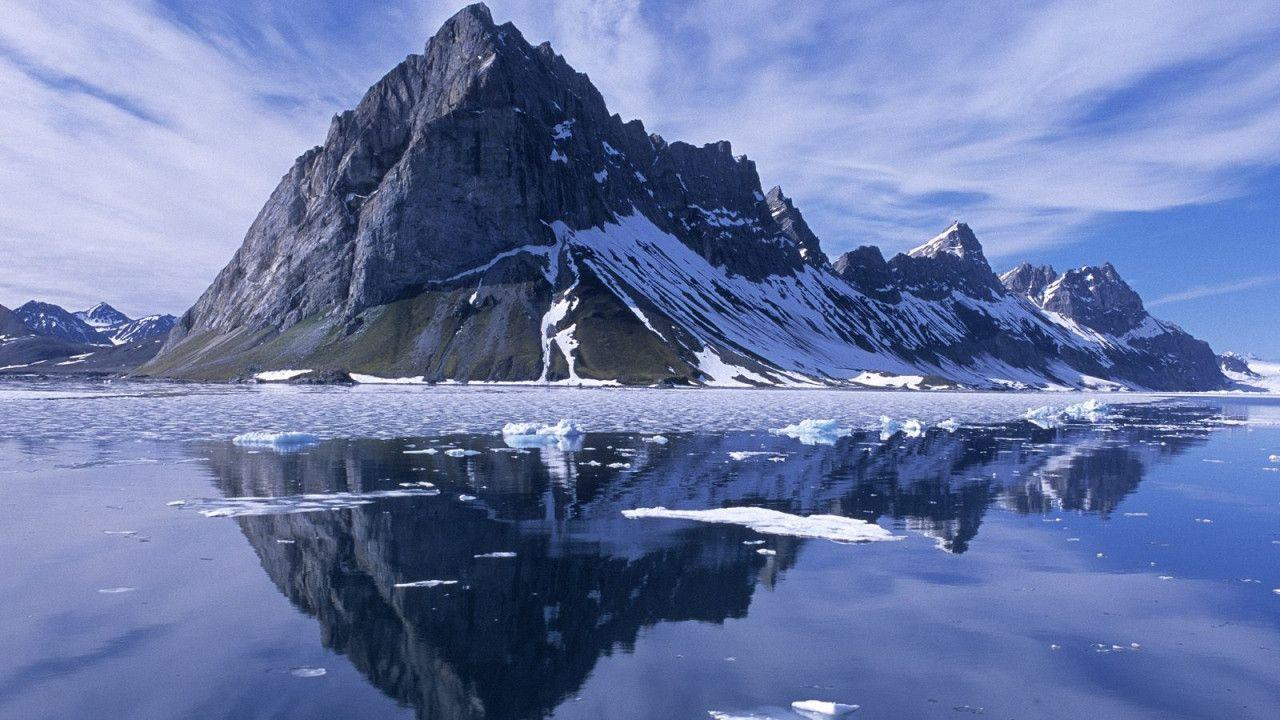
//> input picture OpenMP/reduccion720/720.jpg, 1280 x 720 px
$ ./reduccion720 720.jpg result.jpg '8)'   (built with g++ and OpenCV 4)
//> lines starting //> are read from the running program, lines starting //| are printed output that depends on the picture; after the words box and inside, x2 and y2 are one past the last pixel; in counts of white or black regions, pixels touching at a corner belong together
#include <opencv2/core.hpp>
#include <opencv2/highgui.hpp>
#include <iostream>
#include <stdio.h>
#include <sys/time.h>
#include "omp.h"

using namespace std;
using namespace cv;

void transform4kto480(Mat image, int ID, string result_image);

int main(int argc, char** argv) {

    if (argc < 4) {
        // Tell the user how to run the program
        cerr << "Uso:" << argv[0] << " Imagen-Entrada Imagen-Salida #Hilos(Ejemplo:./reduccion720 720.jpg result.jpg 8)"<< endl;
        /* "Usage messages" are a conventional way of telling the user
         * how to run a program if they enter the command incorrectly.
         */
        return 1;
    }

    Mat image = imread(argv[1], IMREAD_COLOR);
//> image is the input picture: 720 rows x 1280 cols, CV_8UC3; mean B, G, R 165.9, 120.1, 104.8

    string result_image = argv[2];
//> result_image = "result.jpg"

    int THREADS = atoi(argv[3]);
//> THREADS = 8

    struct timeval tval_before, tval_after, tval_result;

    gettimeofday(&tval_before, NULL);

    #pragma omp parallel num_threads(THREADS) //inicio de region paralela
    {
    int ID = omp_get_thread_num();
    transform4kto480(image, THREADS, result_image);
    } //fin de region paralela

    gettimeofday(&tval_after, NULL);

    timersub(&tval_after,&tval_before,&tval_result);

    FILE * pFile;
    pFile = fopen("../../resultados.txt", "a");
    if (THREADS== 2)
    {
        fprintf(pFile, "Time elapsed transforming a 720p image to 480p using OpenMP with 16 threads: %ld.%06lds\n", (long int)tval_result.tv_sec, (long int)tval_result.tv_usec);
        fclose(pFile);
    }
    else if (THREADS == 8)
    {
        fprintf(pFile, "Time elapsed transforming a 720p image to 480p using OpenMP with 4 threads: %ld.%06lds\n", (long int)tval_result.tv_sec, (long int)tval_result.tv_usec);
        fclose(pFile);
    }
    else if (THREADS == 4)
    {
        fprintf(pFile, "Time elapsed transforming a 720p image to 480p using OpenMP with 8 threads: %ld.%06lds\n", (long int)tval_result.tv_sec, (long int)tval_result.tv_usec);
        fclose(pFile);
    }
    else if (THREADS == 16)
    {
        fprintf(pFile, "Time elapsed transforming a 720p image to 480p using OpenMP with 2 threads: %ld.%06lds\n", (long int)tval_result.tv_sec, (long int)tval_result.tv_usec);
        fclose(pFile);
    }
    else
    {
        fprintf(pFile, "Time elapsed transforming a 720p image to 480p using OpenMP with %d threads: %ld.%06lds\n", THREADS, (long int)tval_result.tv_sec, (long int)tval_result.tv_usec);
        fclose(pFile);
    }
    return 0;
}

void transform4kto480(Mat image, int ID, string result_image){
//> called with ID = 8, result_image = "result.jpg"

    if(image.empty()) {
        cout << "Error: the image has been incorrectly loaded." << endl;
    }

    Mat temp(image.rows + 2, image.cols + 2, CV_8UC3, Scalar(255,255, 255));


    //tamaño de 720 a 480
    Mat copy( (image.rows*2)/3, image.cols/2, CV_8UC3, Scalar(255,255, 255));
    // el tamaño de la imagen se vahacia 640x480 mediante
    //proporcion de imagen


    Vec3b cpixel;
    cpixel[0] = (uchar) 0;
    cpixel[1] = (uchar) 0;
    cpixel[2] = (uchar) 0;

    temp.at<Vec3b>(0, 0) = cpixel;
    temp.at<Vec3b>(temp.rows - 1, 0) = cpixel;
    temp.at<Vec3b>(0, temp.cols - 1) = cpixel;
    temp.at<Vec3b>(temp.rows - 1, temp.cols - 1) = cpixel;


    for(int i = 0; i < image.rows ; i++) {
        for(int j = 0; j < image.cols; j++) {
            cpixel = image.at<Vec3b>(i, j);
            temp.at<Vec3b>(i+1, j+1) = cpixel;
        }
    }
//> this loop made 720 passes
//> cpixel on passes 1 to 3: [216, 161, 146], [221, 166, 151], [215, 158, 143]
//> after the loop, cpixel = [164, 105, 89]

    for(int i = 0; i < image.rows; i++){
        cpixel = image.at<Vec3b>(i, 0);
        temp.at<Vec3b>(i+1, 0) = cpixel;
    }
//> this loop made 720 passes
//> cpixel on passes 1 to 3: [244, 215, 211], [245, 216, 212], [239, 210, 206]
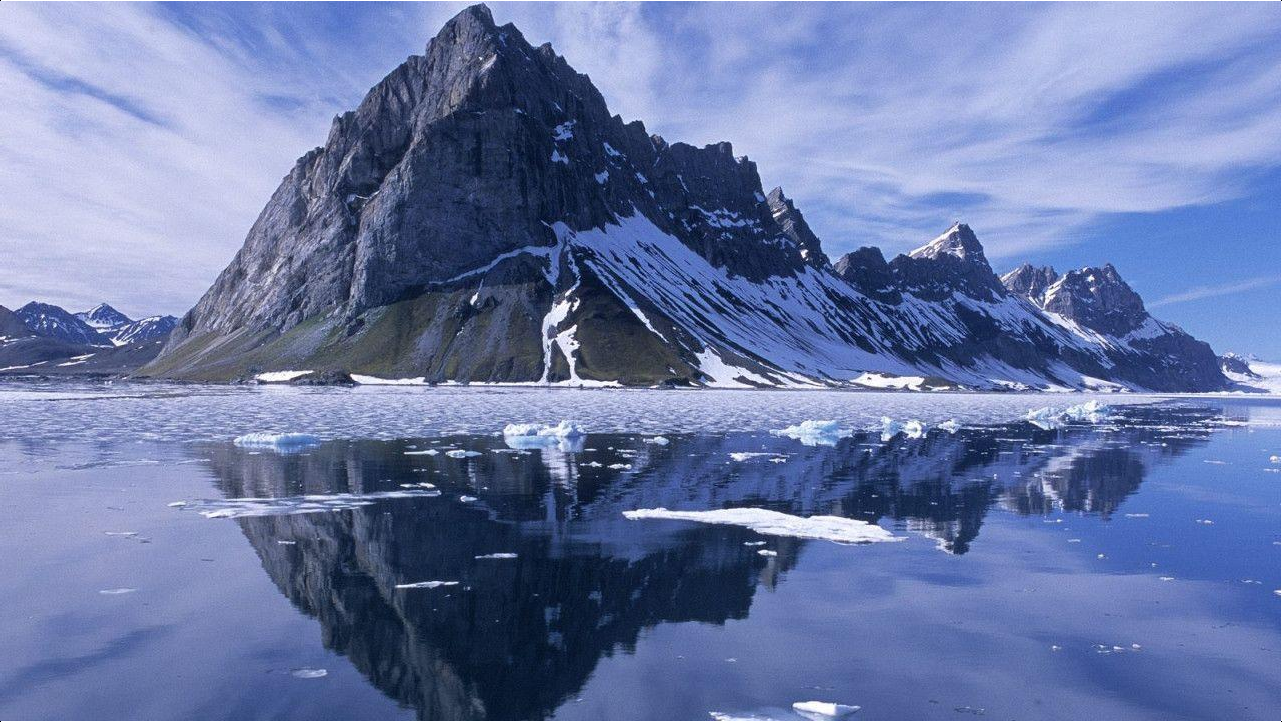
//> temp: 722 rows x 1282 cols, CV_8UC3; mean B, G, R 166.2, 120.6, 105.3

    for(int i = 0; i < image.rows; i++){
        cpixel = image.at<Vec3b>(i, image.cols - 1);
        temp.at<Vec3b>(i+1, temp.cols - 1) = cpixel;
    }
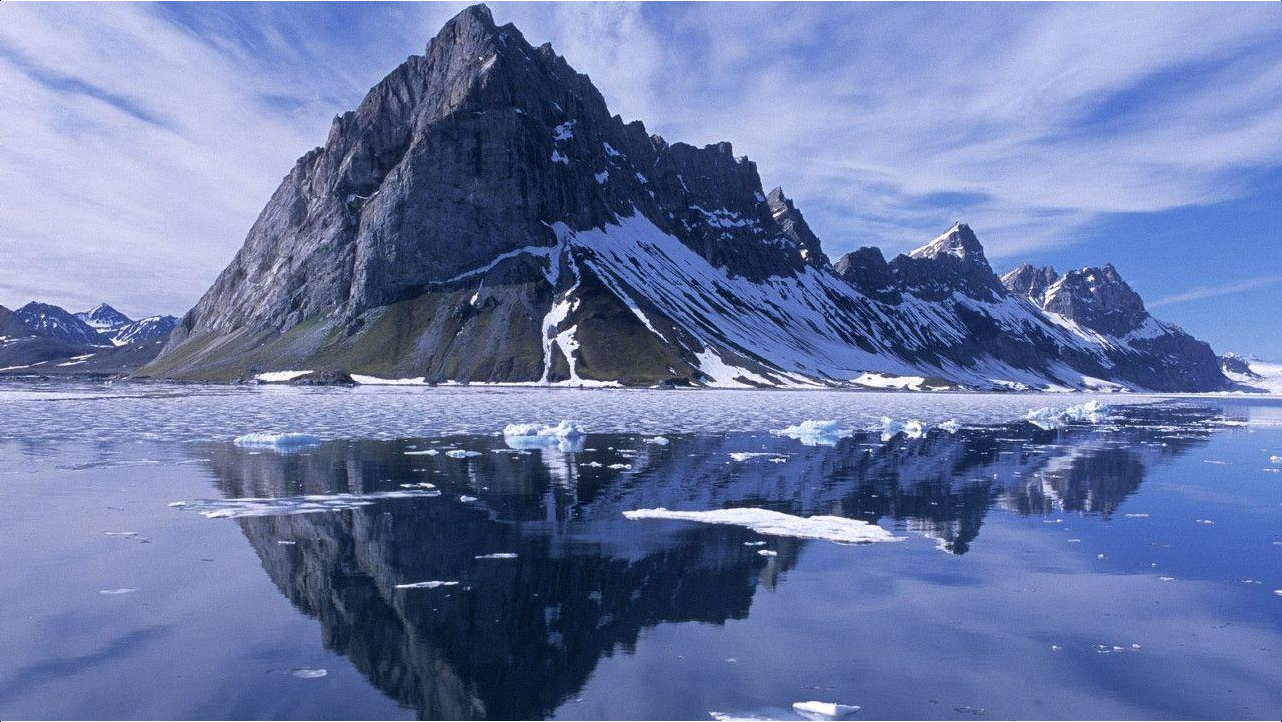
//> temp: 722 rows x 1282 cols, CV_8UC3; 0.08% of pixels changed, all inside (x1, y1, x2, y2) = (1281, 1, 1282, 721)

    for(int i = 0; i < image.cols; i++){
        cpixel = image.at<Vec3b>(0, i);
        temp.at<Vec3b>(0, i + 1) = cpixel;
    }
//> this loop made 1280 passes
//> cpixel on passes 1 to 3: [244, 215, 211], [235, 206, 202], [233, 202, 199]
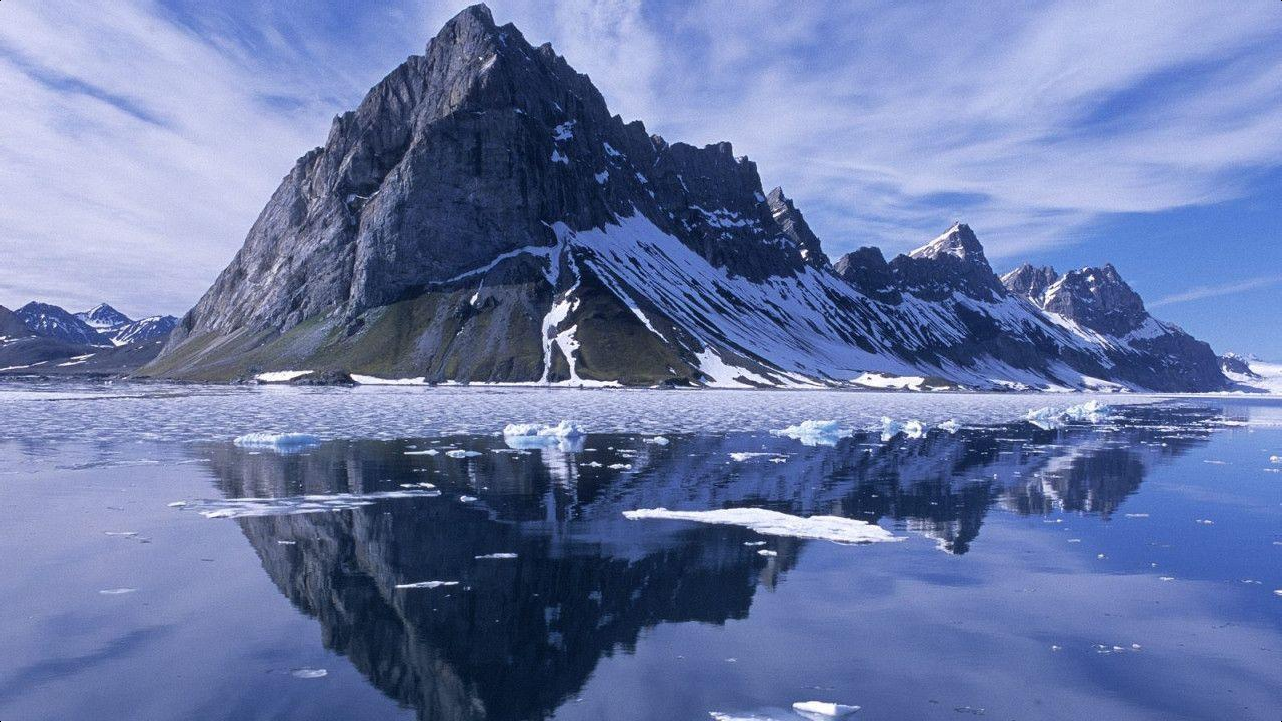
//> temp: 722 rows x 1282 cols, CV_8UC3; 0.14% of pixels changed, all inside (x1, y1, x2, y2) = (1, 0, 1281, 1)

    for(int i = 0; i < image.cols; i++){
        cpixel = image.at<Vec3b>(image.rows - 1, i);
        temp.at<Vec3b>(temp.rows - 1, i + 1) = cpixel;
    }
//> this loop made 1280 passes
//> cpixel on passes 1 to 3: [169, 119, 107], [169, 119, 107], [169, 119, 107]
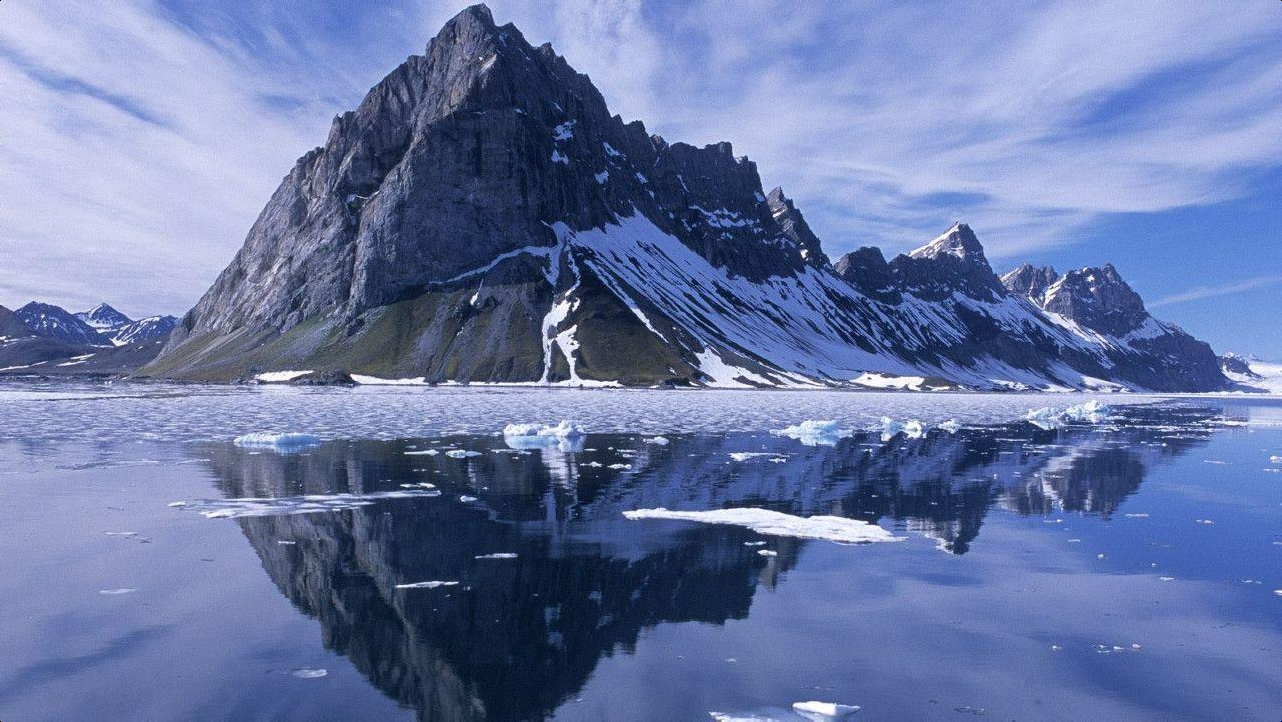
//> temp: 722 rows x 1282 cols, CV_8UC3; 0.14% of pixels changed, all inside (x1, y1, x2, y2) = (1, 721, 1281, 722)

    for(int i = 0; i < image.rows; i++){
        for(int j = 0; j < image.cols; j++){
            Vec3b mpixel = temp.at<Vec3b>(i+1, j+1);
            Vec3b upixel = temp.at<Vec3b>(i, j+1);
            Vec3b dpixel = temp.at<Vec3b>(i+2, j+1);
            Vec3b lpixel = temp.at<Vec3b>(i+1, j);
            Vec3b rpixel = temp.at<Vec3b>(i+1, j+2);

            uchar a = (mpixel[0] + upixel[0] + dpixel[0] + lpixel[0] + rpixel[0])/5;
            uchar b = (mpixel[1] + upixel[1] + dpixel[1] + lpixel[1] + rpixel[1])/5;
            uchar c = (mpixel[2] + upixel[2] + dpixel[2] + lpixel[2] + rpixel[2])/5;

            Vec3b ppixel;
            ppixel[0] = a;
            ppixel[1] = b;
            ppixel[2] = c;

            if((i+j)%2 == 0){
                if(i%2 == 0)
                    copy.at<Vec3b>((i*2)/3,j/2) = ppixel;
                    //aqui se anexa el cambio y asignacion de pixeles ala nueva imagen
                else
                    copy.at<Vec3b>(((i*2)/3)+1, j/2+1) = ppixel;
            }
        }
    }
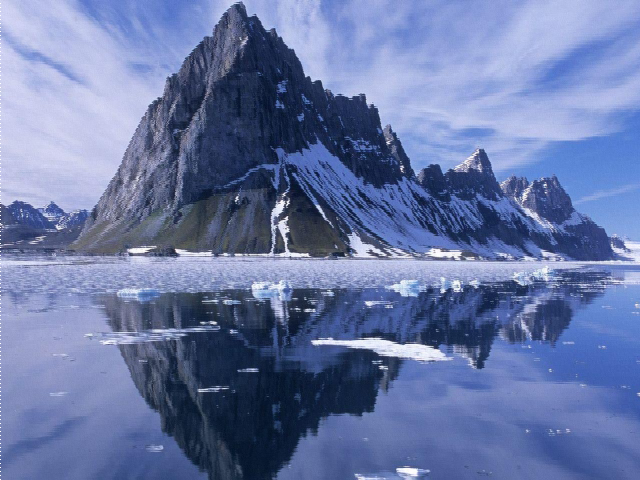
//> copy: 480 rows x 640 cols, CV_8UC3; mean B, G, R 165.5, 119.8, 104.5

    imwrite(result_image, copy);
/*  Then we create a window to display our image
    namedWindow("My first OpenCV window");

    // Finally, we display our image and ask the program to wait for a key to be pressed
    imshow("My first OpenCV window", copy);
    waitKey(0);
*/
}
